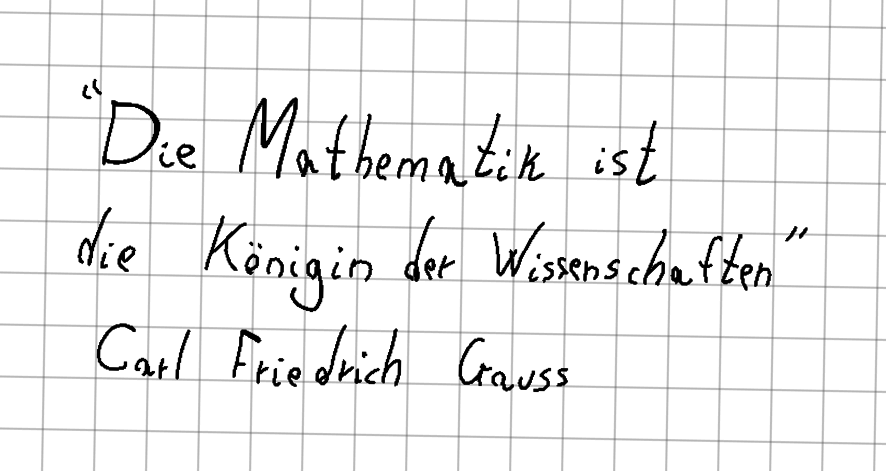
#> input picture data/fraseGauss_rotated.png, 886 x 471 px, found by its file name
$ jupyter execute --allow-errors console.ipynb
#> lines starting #> are read from the running program, lines starting #| are printed output that depends on the picture
# RESULTS EXPLORATION

[cell 1]
# definisco una funzione che data path detecta l'autore
import os
def author_detect(path:str):
    # l'autore è il nome della cartella contenente il file
    author = os.path.basename(os.path.dirname(path))
    return author

# carico il file csv distances.csv
import pandas as pd
import numpy
from matplotlib import pyplot as plt

# il file csv è una matrice di float con righe e colonne indicizzate con una path
#> (the rest of this cell did not finish here and is left out)

# SVD

[cell 2]
# carico l'immagine fraseGauss.png
from PIL import Image
import matplotlib.pyplot as plt

# converto in bit 0, 1
image = Image.open('fraseGauss_rotated.png').convert('L')
#> image is the input picture: PIL image 886x471 L; min 0, max 255, mean 240.8
# aumento il contrasto
#image = image.point(lambda p: (p / 255)**5 * 255)
#image.save('fraseGauss.png')

plt.figure()
plt.imshow(image, cmap='gray', vmin=0, vmax=256)
plt.axis('off')
plt.show()

# uso SVD per comprimere l'immagine
import numpy as np

image_np = np.array(image)
U, S, V = np.linalg.svd(image_np, full_matrices=False)
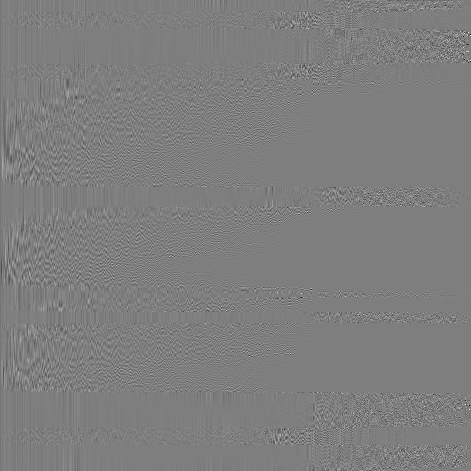
#> U: shape (471, 471) float64; min -0.601, max 0.608, mean -9.64e-05; drawn with min black and max white
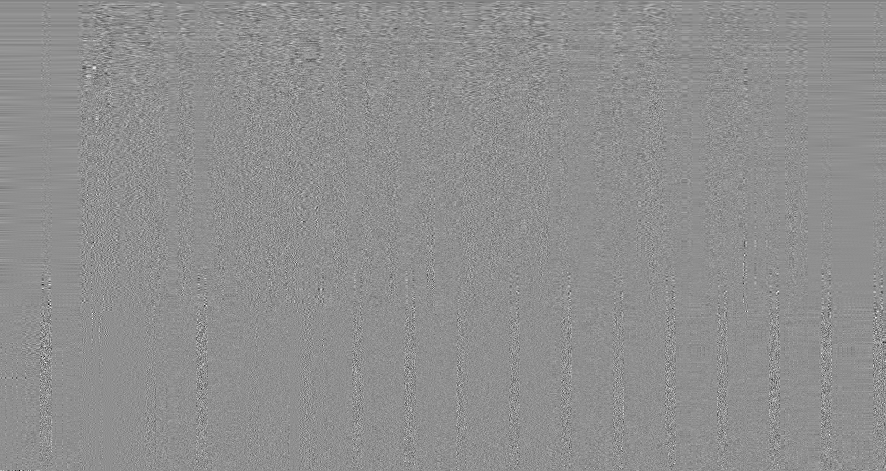
#> V: shape (471, 886) float64; min -0.414, max 0.323, mean -7.25e-05; drawn with min black and max white
#> S = 471 values, max 155893.9 at index 0, min 1.56e-11 at index 470, mean 912.1

# comprimo l'immagine
k=20
compressed_image = U[:, k:] @ np.diag(S[k:]) @ V[k:, :]
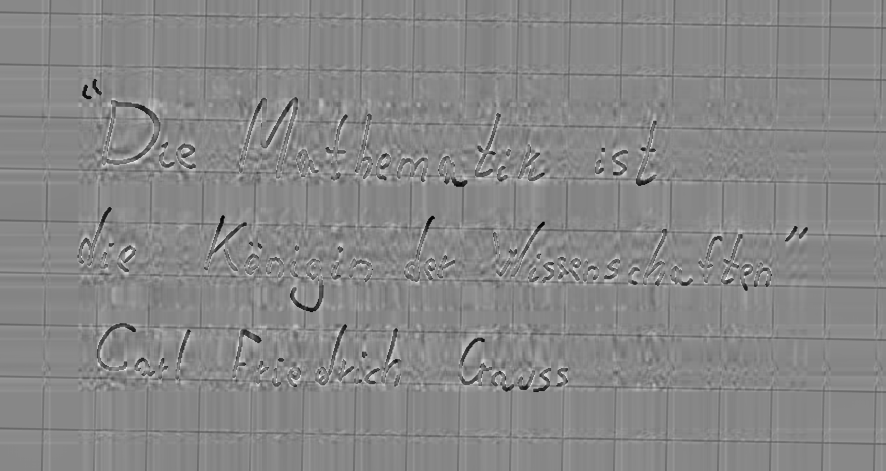
#> compressed_image: shape (471, 886) float64; min -248.9, max 219, mean 0; drawn with min black and max white
plt.figure()
plt.imshow(compressed_image, cmap='gray')
plt.axis('off')
plt.imsave('first_pattern.png', compressed_image, dpi=600, cmap='gray')
plt.show()

$ run again, with data/base.png copied over data/fraseGauss_rotated.png
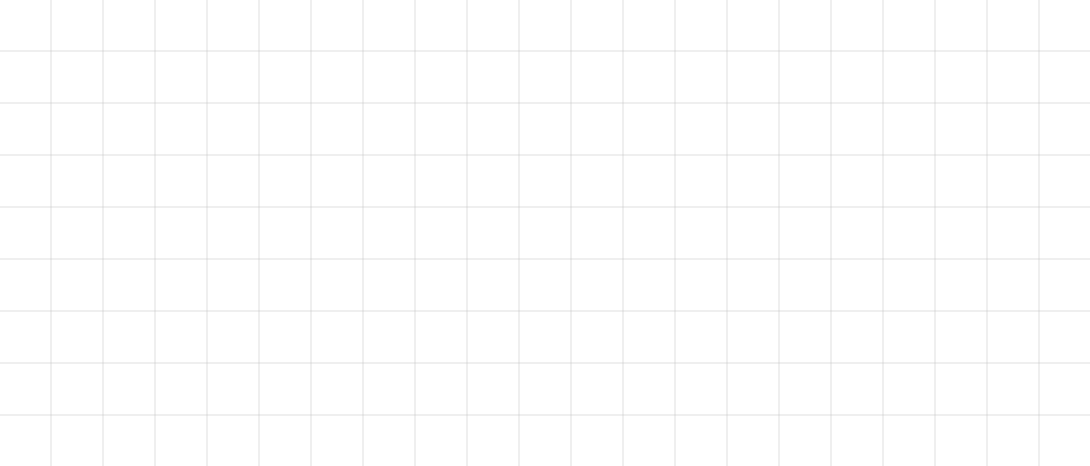
#> input picture data/base.png, 1090 x 466 px, found by its file name
#> `U, S, V = np.linalg.svd(image_np, full_matrices=False)`:
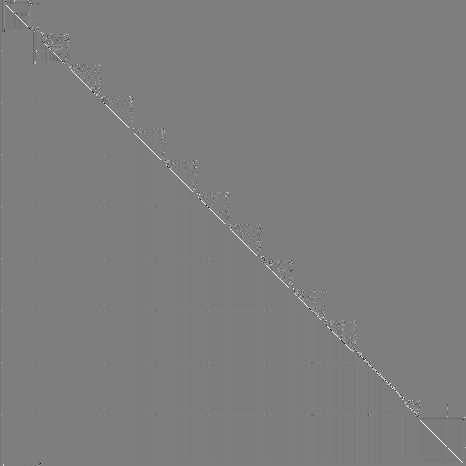
#> U: shape (466, 466) float64; min -0.981, max 0.998, mean -9.83e-05; drawn with min black and max white
#> `U, S, V = np.linalg.svd(image_np, full_matrices=False)`:
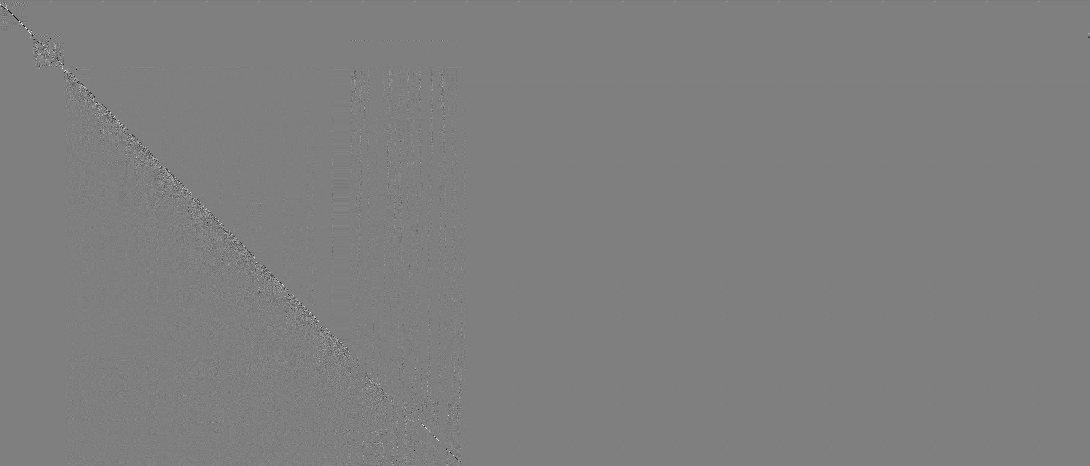
#> V: shape (466, 1090) float64; min -0.993, max 0.997, mean -6.42e-05; drawn with min black and max white
#> S = 466 values, max 180956.1 at index 0, min 1.81e-11 at index 5, mean 388.5
